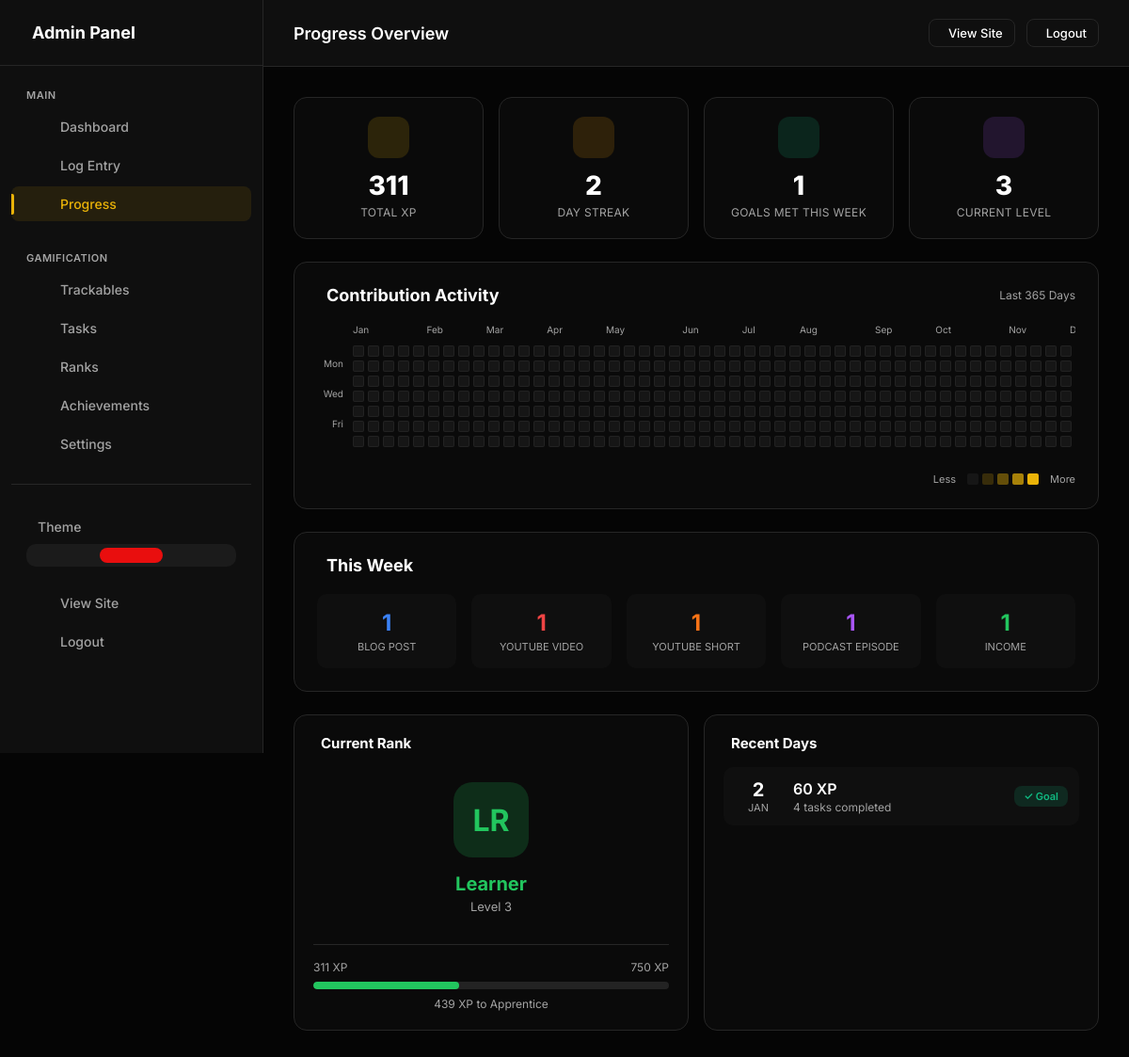
/admin/progress (signed in), run on an earlier commit of the app's database.
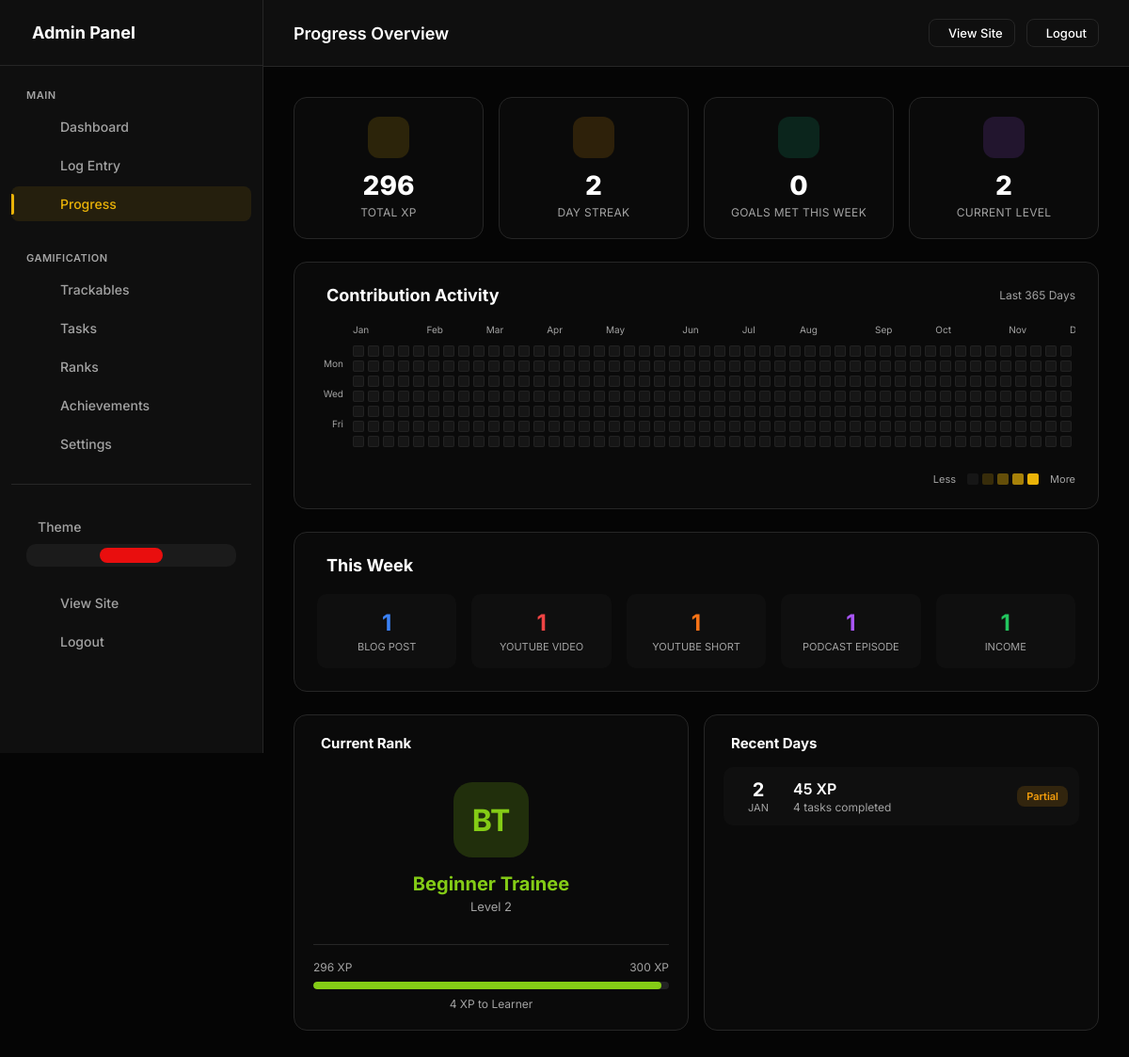
And on a later commit of the database.
### models.py (models this page shows, shortened)
class CustomRank(db.Model):
    __tablename__ = 'custom_ranks'
    id = db.Column(db.Integer, primary_key=True)
    user_id = db.Column(db.Integer, db.ForeignKey('users.id'), nullable=False, index=True)
    level = db.Column(db.Integer, nullable=False, default=1)  # Numeric level
    name = db.Column(db.String(100), nullable=False)  # "Beginner", "Expert", etc.
    code = db.Column(db.String(10))  # Short code like "BT", "MS"
    description = db.Column(db.String(500))
    min_xp = db.Column(db.Integer, nullable=True)  # XP needed to reach this rank (nullable for multi-condition ranks)
    icon = db.Column(db.String(100))  # Icon path or phosphor icon
    color = db.Column(db.String(20), default='#666666')
    badge_image = db.Column(db.String(500))  # Path to badge image
    is_max_rank = db.Column(db.Boolean, default=False)
    created_at = db.Column(db.DateTime, default=datetime.utcnow)
    updated_at = db.Column(db.DateTime, default=datetime.utcnow, onupdate=datetime.utcnow)
    conditions = db.relationship('RankCondition', backref='rank', lazy=True, cascade='all, delete-orphan')
    def check_conditions_met(self, user_id):
        all_met = True
        progress = {}
        for condition in self.conditions:
            is_met, current_value = condition.check_condition(user_id)
            progress[condition.id] = {
                'type': condition.condition_type,
                'threshold': condition.threshold,
                'current': current_value,
                'met': is_met,
                'custom_name': condition.custom_name,
                'trackable_slug': condition.trackable_slug
            }
            if not is_met:
                all_met = False
        return all_met, progress

class DailyLog(db.Model):
    __tablename__ = 'daily_logs'
    id = db.Column(db.Integer, primary_key=True)
    user_id = db.Column(db.Integer, db.ForeignKey('users.id'), nullable=False, index=True)
    date = db.Column(db.Date, nullable=False, default=date.today, index=True)
    completed_tasks = db.Column(db.Text, default='[]')  # JSON array of task slugs
    total_xp = db.Column(db.Integer, default=0)
    goal_met = db.Column(db.Boolean, default=False)
    notes = db.Column(db.Text)
    mood = db.Column(db.String(20))  # Optional mood tracking
    created_at = db.Column(db.DateTime, default=datetime.utcnow)
    updated_at = db.Column(db.DateTime, default=datetime.utcnow, onupdate=datetime.utcnow)
    __table_args__ = (
        db.UniqueConstraint('user_id', 'date', name='unique_user_date'),
    )
    def get_completed_tasks(self):
        try:
            return json.loads(self.completed_tasks or '[]')
        except:
            return []

### app.py (the view)
    @app.route('/admin/progress')
    @admin_required
    def admin_progress():
        stats = get_user_stats()
        weekly = get_weekly_stats()
        end_date = date.today()
        start_date = end_date - timedelta(days=364) # 365 days total including today
        daily_logs = DailyLog.query.filter(
            DailyLog.user_id == current_user.id,
            DailyLog.date >= start_date,
            DailyLog.date <= end_date
        ).all()
        logs_by_date = {log.date.isoformat(): log for log in daily_logs}
        max_xp = 0
        for log in daily_logs:
            if log.total_xp > max_xp:
                max_xp = log.total_xp
        calendar_data = {}
        current_date = start_date
        while current_date <= end_date:
            date_str = current_date.isoformat()
            log = logs_by_date.get(date_str)
            xp = log.total_xp if log else 0
            level = 0
            if xp > 0:
                if max_xp <= 0:
                    level = 1
                else:
                    ratio = xp / max_xp
                    if ratio <= 0.25: level = 1
                    elif ratio <= 0.50: level = 2
                    elif ratio <= 0.75: level = 3
                    else: level = 4
            calendar_data[date_str] = {
                'xp': xp,
                'goal_met': log.goal_met if log else False,
                'level': level,
                'date': current_date
            }
            current_date += timedelta(days=1)
        return render_template('admin/progress.html',
            stats=stats,
            weekly=weekly,
            calendar_data=calendar_data,
            start_date=start_date,
            end_date=end_date,
            timedelta=timedelta,
            daily_logs=daily_logs # Keeping for compatible view below if needed
        )

### models.py (called while the page is built, shortened)
    def get_total_xp(self):
        total = 0
        for entry in self.trackable_entries:
            if entry.trackable_type:
                total += entry.count * entry.trackable_type.xp_per_unit
        for log in self.daily_logs:
            total += log.total_xp or 0
        if self.user_settings and self.user_settings.enable_youtube_sync:
            total += self.get_youtube_xp()
        return total

    def calculate_xp_for_entry(self, count=1, value=0):
        if self.track_value:
            if self.category in ('sales', 'finance', 'income'):
                return int(abs(value) * (self.xp_multiplier or 1.0))
            elif (self.category == 'expense' or self.expense_threshold > 0):
                diff = max(0, self.expense_threshold - abs(value))
                return int(diff * (self.xp_multiplier or 1.0))
        if self.xp_mode == 'fixed':
            return count * self.xp_per_unit
        elif self.xp_mode == 'value_based' and value:
            return int(abs(value) * (self.xp_multiplier or 1.0))
        return count * self.xp_per_unit

### templates/admin/progress.html (shortened to what the changed rows need)
{% extends "admin/base.html" %}
{% block page_title %}Progress Overview{% endblock %}
{% block content %}
<div class="progress-grid">
    <div class="progress-main">
        <div class="stats-row">
            <div class="stat-card">
                <div class="stat-icon" style="background: rgba(var(--accent-rgb), 0.15); color: var(--accent);">
                </div>
                <div class="stat-value">{{ stats.total_xp|format_number }}</div>
                <div class="stat-label">Total {{ points_name }}</div>
            </div>
            <div class="stat-card">
                <div class="stat-icon" style="background: rgba(16, 185, 129, 0.15); color: #10b981;">
                </div>
                <div class="stat-value">{{ weekly.days_with_goal_met if weekly else 0 }}</div>
                <div class="stat-label">Goals Met This Week</div>
            </div>
            <div class="stat-card">
                <div class="stat-icon" style="background: rgba(168, 85, 247, 0.15); color: #a855f7;">
                </div>
                <div class="stat-value">{{ stats.current_rank.level if stats.current_rank else 0 }}</div>
                <div class="stat-label">Current Level</div>
            </div>
        </div>
        <div class="calendar-section">
            <div class="section-header">
                <h2 class="section-title"> Contribution Activity</h2>
            </div>
                                {% set current_month = namespace(value=None) %}
    </div>
    <div class="weekly-summary">
        <div class="section-header">
            <h2 class="section-title"> This Week</h2>
        </div>
    </div>
</div>
<div class="progress-sidebar">
    {% if stats.current_rank %}
    <div class="sidebar-panel">
        <div class="panel-header">
            <h3 class="panel-title"> Current Rank</h3>
        </div>
        <div style="text-align: center; padding: 16px 0;">
            <div
                style="width: 80px; height: 80px; margin: 0 auto 16px; border-radius: 20px;
                            background: {{ stats.current_rank.color }}30; color: {{ stats.current_rank.color }};
                            display: flex; align-items: center; justify-content: center; font-size: 32px; font-weight: 700;">
                {{ stats.current_rank.code or 'L' ~ stats.current_rank.level }}
            </div>
            <div style="font-size: 20px; font-weight: 700; color: {{ stats.current_rank.color }}; margin-bottom: 4px;">
                {{ stats.current_rank.name }}
            </div>
            <div style="font-size: 13px; color: var(--text-muted);">Level {{ stats.current_rank.level }}</div>
        </div>
        {% if stats.next_rank %}
        <div style="margin-top: 16px; padding-top: 16px; border-top: 1px solid var(--border);">
            <div
                style="display: flex; justify-content: space-between; margin-bottom: 8px; font-size: 12px; color: var(--text-muted);">
                <span>{{ stats.total_xp|format_number }} {{ points_name }}</span>
                <span>{{ stats.next_rank.min_xp|format_number }} {{ points_name }}</span>
            </div>
            <div style="height: 8px; background: rgba(255,255,255,0.1); border-radius: 4px; overflow: hidden;">
                <div
                    style="height: 100%; width: {{ stats.progress_percent }}%; background: {{ stats.current_rank.color }}; border-radius: 4px;">
                </div>
            </div>
            <div style="text-align: center; margin-top: 8px; font-size: 12px; color: var(--text-muted);">
                {{ stats.next_rank.min_xp - stats.total_xp }} {{ points_name }} to {{ stats.next_rank.name }}
            </div>
        </div>
        {% endif %}
    </div>
    {% endif %}
    <div class="sidebar-panel">
        {% if daily_logs %}
        <div class="logs-list">
            {% for log in daily_logs[:7] %}
            <div class="log-item">
                <div class="log-date">
                    <div class="log-date-day">{{ log.date.day }}</div>
                    <div class="log-date-month">{{ log.date.strftime('%b') }}</div>
                </div>
                <div class="log-info">
                    <div class="log-xp">{{ log.total_xp }} {{ points_name }}</div>
                    <div class="log-status">
                        {{ log.get_completed_tasks()|length }} tasks completed
                    </div>
                </div>
                <span class="log-badge {% if log.goal_met %}goal-met{% else %}partial{% endif %}">
                    {% if log.goal_met %}✓ Goal{% else %}Partial{% endif %}
                </span>
            </div>
            {% endfor %}
        </div>
        {% else %}
        <div style="text-align: center; color: var(--text-muted); padding: 20px;">
            No daily logs yet.
        </div>
        {% endif %}
    </div>
</div>
</div>
{% endblock %}

What changed in the data, as far as the page shows it:
no longer on this page (row unchanged): CustomRank: next_rank.min_xp "750", stats.next_rank.min_xp-stats.total_xp "439", next_rank.name "Apprentice"
now on this page (row unchanged): CustomRank: current_rank "2", current_rank "BT", current_rank.name "Beginner Trainee", current_rank.level "2"
changed DailyLog "JAN": total_xp "60" → "45"; goal_met "✓ Goal" → "Partial"
Also different on the page:
{{ stats.total_xp|format_number }}: "311" → "296"
{{ weekly.days_with_goal_met if weekly else 0 }}: "1" → "0"
{{ stats.next_rank.min_xp|format_number }}: "750" → "300"
{{ stats.progress_percent }}: 41 → 98 (drawn)
{{ stats.next_rank.min_xp - stats.total_xp }}: "439" → "4"
{{ stats.next_rank.name }}: "Apprentice" → "Learner"
{{ stats.current_rank.level if stats.current_rank else 0 }}: "3" → "2"
{{ stats.current_rank.code or 'L' ~ stats.current_rank.level }}: "LR" → "BT"
{{ stats.current_rank.name }}: "Learner" → "Beginner Trainee"
{{ stats.current_rank.level }}: "3" → "2"
